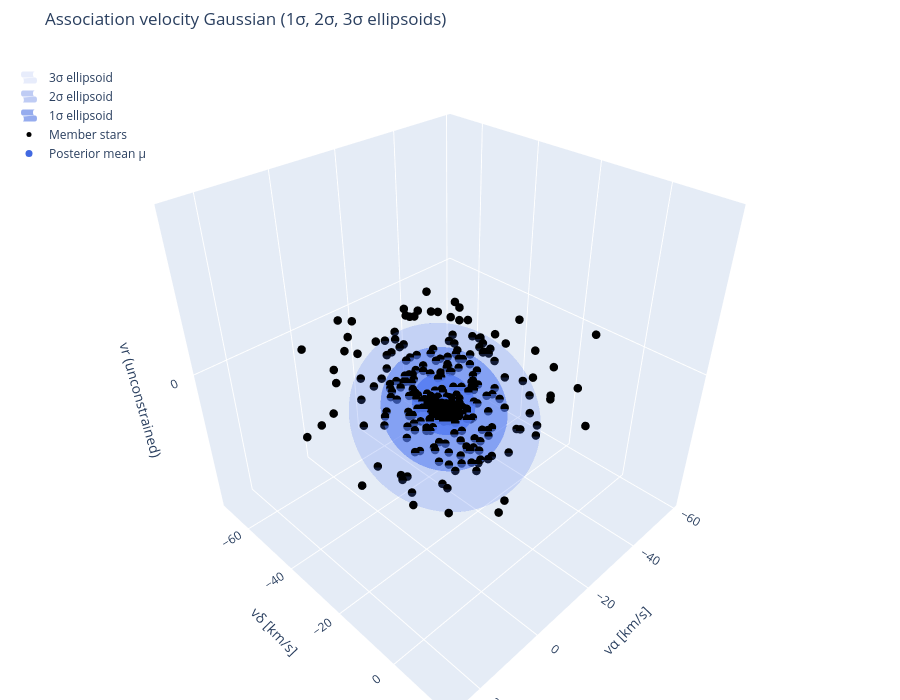

Notebook cell for this chart:
### Code cell
if result.velocity is None:
    print("No velocity figure: inference was skipped.")
else:
    display(result.plot_velocity())

### Figure 1 — Plotly figure (JSON) as saved in the notebook; plotly's stock layout.template omitted (floating-point values rounded to 4 significant figures; data arrays with more than 128 entries replaced by an {"elided": "..."} marker saying what was removed)
{"data": [{"colorscale": [[0, "royalblue"], [1, "royalblue"]], "hoverinfo": "skip", "name": "3σ ellipsoid", "opacity": 0.12, "showlegend": true, "showscale": false, "type": "surface", "x": {"elided": "40x40 float values"}, "y": {"elided": "40x40 float values"}, "z": {"elided": "40x40 float values"}}, {"colorscale": [[0, "royalblue"], [1, "royalblue"]], "hoverinfo": "skip", "name": "2σ ellipsoid", "opacity": 0.335, "showlegend": true, "showscale": false, "type": "surface", "x": {"elided": "40x40 float values"}, "y": {"elided": "40x40 float values"}, "z": {"elided": "40x40 float values"}}, {"colorscale": [[0, "royalblue"], [1, "royalblue"]], "hoverinfo": "skip", "name": "1σ ellipsoid", "opacity": 0.55, "showlegend": true, "showscale": false, "type": "surface", "x": {"elided": "40x40 float values"}, "y": {"elided": "40x40 float values"}, "z": {"elided": "40x40 float values"}}, {"marker": {"color": "black", "size": 5}, "mode": "markers", "name": "Member stars", "type": "scatter3d", "x": {"elided": "570 float values"}, "y": {"elided": "570 float values"}, "z": {"elided": "570 float values"}}, {"marker": {"color": "royalblue", "size": 7}, "mode": "markers", "name": "Posterior mean μ", "type": "scatter3d", "x": [-6.835], "y": [-20.2], "z": [0]}], "layout": {"height": 700, "legend": {"x": 0.01, "xanchor": "left", "y": 0.98, "yanchor": "top"}, "margin": {"b": 0, "l": 0, "r": 0, "t": 50}, "scene": {"aspectmode": "cube", "xaxis": {"range": [-61.39, 29.45], "title": {"text": "vα [km/s]"}}, "yaxis": {"range": [-72.59, 18.25], "title": {"text": "vδ [km/s]"}}, "zaxis": {"range": [-45.42, 45.42], "title": {"text": "vr (unconstrained)"}}}, "title": {"text": "Association velocity Gaussian (1σ, 2σ, 3σ ellipsoids)"}}}
